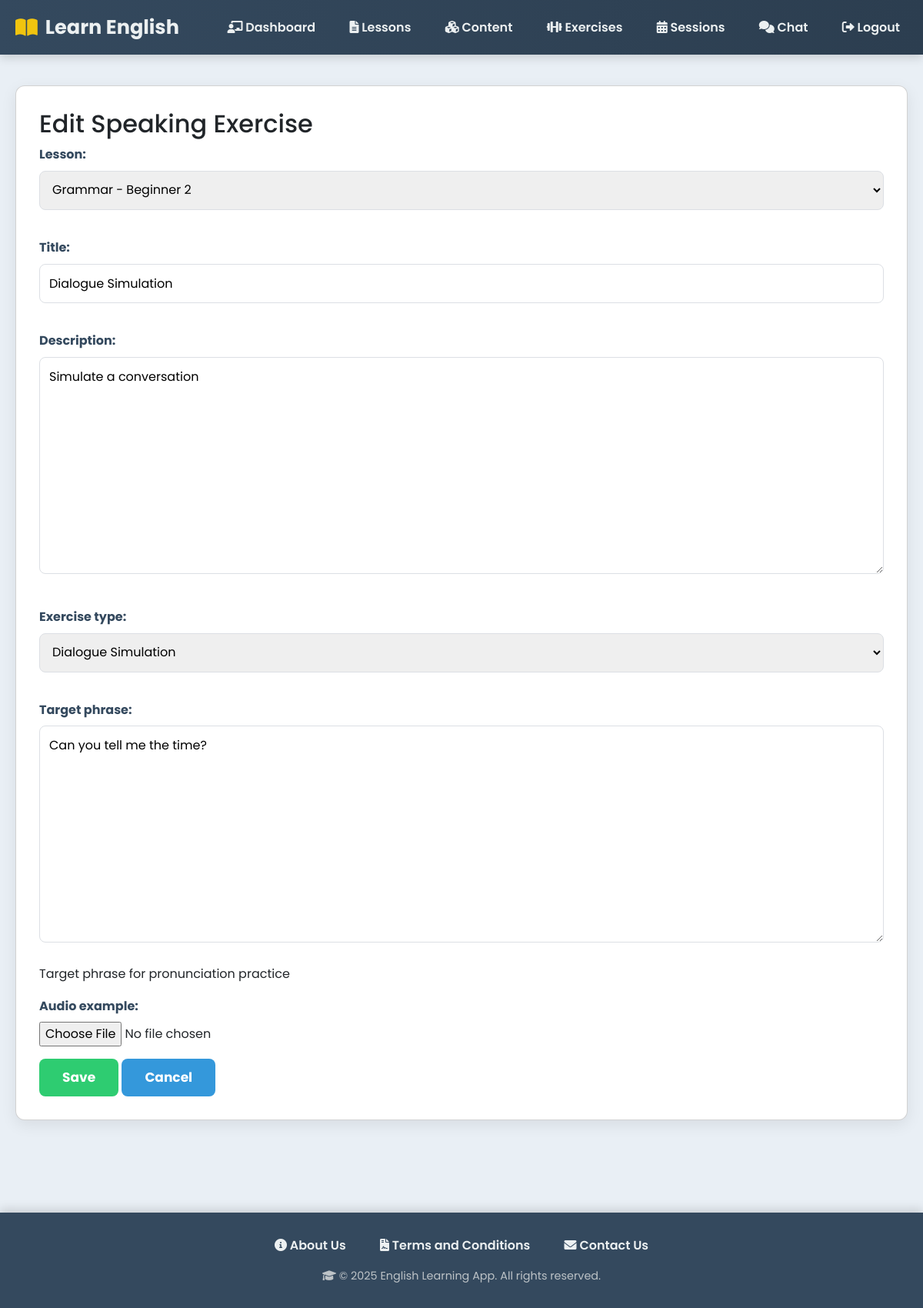
The app's page /teacher/speaking-exercises/4/edit/ (signed in) with its own data.
### myapp/models.py (models this page shows, shortened)
class SpeakingExercise(models.Model):
    EXERCISE_TYPE_CHOICES = (
        ('pronunciation', 'Pronunciation Practice'),
        ('dialogue', 'Dialogue Simulation'),
        ('response', 'Prompt Response'),
    )
    lesson = models.ForeignKey(Lesson, on_delete=models.CASCADE, related_name="speaking_exercises")
    title = models.CharField(max_length=200)
    description = models.TextField(blank=True, null=True)
    exercise_type = models.CharField(max_length=20, choices=EXERCISE_TYPE_CHOICES)
    target_phrase = models.TextField(help_text="Target phrase for pronunciation practice")
    audio_example = models.FileField(upload_to='speaking_examples/', blank=True, null=True)
    created_at = models.DateTimeField(auto_now_add=True)

class Lesson(models.Model):
    SKILL_LEVEL_CHOICES = [
        ("beginner", "Beginner"),
        ("intermediate", "Intermediate"),
        ("advanced", "Advanced"),
    ]
    CATEGORY_CHOICES = [
        ("grammar", "Grammar"),
        ("vocabulary", "Vocabulary"),
        ("listening", "Listening"),
        ("speaking", "Speaking"),
    ]
    title = models.CharField(max_length=200)
    description = models.TextField(blank=True)
    skill_level = models.CharField(max_length=20, choices=SKILL_LEVEL_CHOICES)
    category = models.CharField(max_length=20, choices=CATEGORY_CHOICES)
    created_by = models.ForeignKey(
        UserRegister,
        on_delete=models.SET_NULL,
        null=True,
        related_name="lessons_created"
    )
    created_at = models.DateTimeField(auto_now_add=True)
    def __str__(self):
        return self.title

### myapp/views.py (the view)
# urls.py: path("teacher/speaking-exercises/<int:pk>/edit/", views.speaking_exercise_update, name="speaking_exercise_update"),
def speaking_exercise_update(request, pk):
    if request.session.get("usertype") != "teacher":
        return redirect("login")
    exercise = get_object_or_404(SpeakingExercise, pk=pk)
    if request.method == "POST":
        form = SpeakingExerciseForm(request.POST, request.FILES, instance=exercise)
        if form.is_valid():
            form.save()
            messages.success(request, "Speaking Exercise updated successfully!")
            return redirect("speaking_exercise_list")
    else:
        form = SpeakingExerciseForm(instance=exercise)
    return render(request, "teacher/speaking_exercise_form.html", {"form": form, "title": "Edit Speaking Exercise"})

### myapp/forms.py
class SpeakingExerciseForm(forms.ModelForm):
    class Meta:
        model = SpeakingExercise
        fields = ["lesson", "title", "description", "exercise_type", "target_phrase", "audio_example"]

### templates/teacher/speaking_exercise_form.html (shortened to what this page needs)
{% extends "base.html" %}
{% block content %}
<div class="card">
  <h2>{{ title }}</h2>
  <form method="post" enctype="multipart/form-data">
    {{ form.as_p }}
    <button type="submit" class="btn btn-success">Save</button>
    <a href="{% url 'speaking_exercise_list' %}" class="btn">Cancel</a>
  </form>
</div>
{% endblock %}

### templates/base.html (style rules this page uses)
body { font-family: 'Poppins', 'Segoe UI', Tahoma, Geneva, Verdana, sans-serif; margin: 0; padding: 0; background: #e9eff5; color: #2c3e50; line-height: 1.6; }
.card { background: #ffffff; padding: 30px; margin-bottom: 30px; border-radius: 12px; box-shadow: 0 6px 20px rgba(0,0,0,0.08); }
form label { display: block; margin-bottom: 8px; font-weight: 700; color: #34495e; }
input[type="text"], input[type="email"], input[type="password"], input[type="number"], input[type="datetime-local"], input[type="form-control"], select, textarea { width: 100%; padding: 12px; margin-bottom: 20px; border: 1px solid #dcdfe4; border-radius: 8px; font-size: 16px; box-sizing: border-box; transition: border-color 0.3s, box-shadow 0.3s; }
textarea { min-height: 150px; resize: vertical; }
.btn { display: inline-block; padding: 12px 30px; background: #3498db; color: #fff; border: none; border-radius: 8px; text-decoration: none; cursor: pointer; font-size: 17px; font-weight: 700; transition: background 0.3s, transform 0.2s, box-shadow 0.3s; }
.btn-success { background: #2ecc71; }

### records on screen
SpeakingExercise: lesson "Grammar - Beginner 2", description "Simulate a conversation", exercise_type "Dialogue Simulation", target_phrase "Can you tell me the time?"
Lesson: title "Dialogue Simulation"

### other values on screen
{{ title }} "Edit Speaking Exercise"
